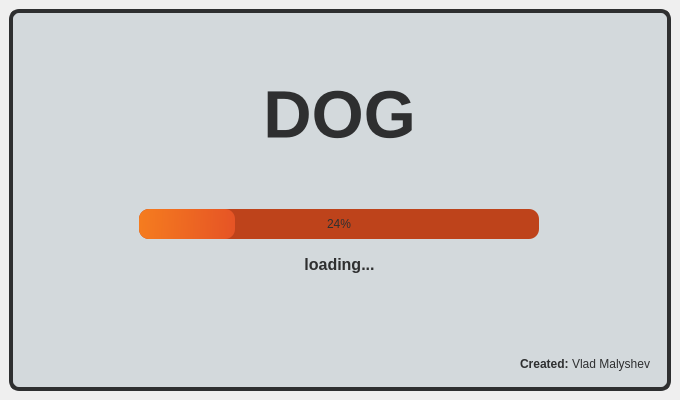
<?xml version="1.0" encoding="UTF-8"?>
<ui version="4.0">
 <class>splash_screen</class>
 <widget class="QMainWindow" name="splash_screen">
  <property name="geometry">
   <rect>
    <x>0</x>
    <y>0</y>
    <width>680</width>
    <height>400</height>
   </rect>
  </property>
  <property name="windowTitle">
   <string>MainWindow</string>
  </property>
  <widget class="QWidget" name="centralwidget">
   <layout class="QVBoxLayout" name="verticalLayout">
    <item>
     <widget class="QFrame" name="frame_drop_shadow">
      <property name="styleSheet">
       <string notr="true">QFrame#frame_drop_shadow {
	background-color: rgba(144, 164, 175, 0.3);;
	border-radius: 10px;
	border: 4px solid rgb(46, 47, 48);;
}</string>
      </property>
      <property name="frameShape">
       <enum>QFrame::StyledPanel</enum>
      </property>
      <property name="frameShadow">
       <enum>QFrame::Raised</enum>
      </property>
      <widget class="QLabel" name="label">
       <property name="geometry">
        <rect>
         <x>0</x>
         <y>70</y>
         <width>661</width>
         <height>71</height>
        </rect>
       </property>
       <property name="font">
        <font>
         <pointsize>50</pointsize>
         <bold>true</bold>
        </font>
       </property>
       <property name="styleSheet">
        <string notr="true">QLabel {
	color: rgb(46, 47, 48);
}</string>
       </property>
       <property name="text">
        <string>DOG</string>
       </property>
       <property name="alignment">
        <set>Qt::AlignCenter</set>
       </property>
      </widget>
      <widget class="QLabel" name="label_2">
       <property name="geometry">
        <rect>
         <x>0</x>
         <y>240</y>
         <width>661</width>
         <height>31</height>
        </rect>
       </property>
       <property name="font">
        <font>
         <pointsize>12</pointsize>
         <italic>false</italic>
         <bold>true</bold>
         <underline>false</underline>
        </font>
       </property>
       <property name="styleSheet">
        <string notr="true">QLabel {
	color: rgb(46, 47, 48);
}</string>
       </property>
       <property name="text">
        <string>loading...</string>
       </property>
       <property name="alignment">
        <set>Qt::AlignCenter</set>
       </property>
      </widget>
      <widget class="QProgressBar" name="progressBar">
       <property name="geometry">
        <rect>
         <x>130</x>
         <y>200</y>
         <width>400</width>
         <height>30</height>
        </rect>
       </property>
       <property name="styleSheet">
        <string notr="true">QProgressBar {
	background-color: rgb(190, 67, 27);
	color: rgb(46, 47, 48);
	border-style: none;
	border-radius: 10px;
	text-align: center;
}

QProgressBar::chunk {
	border-radius: 10px;
	background-color: qlineargradient(spread:pad, x1:0, y1:0.483, x2:1, y2:0.5, stop:0 rgba(245, 124, 31, 255), stop:1 rgba(230, 84, 37, 255));
}</string>
       </property>
       <property name="value">
        <number>24</number>
       </property>
      </widget>
      <widget class="QLabel" name="label_3">
       <property name="geometry">
        <rect>
         <x>20</x>
         <y>340</y>
         <width>621</width>
         <height>31</height>
        </rect>
       </property>
       <property name="font">
        <font>
         <pointsize>9</pointsize>
         <italic>false</italic>
         <bold>false</bold>
         <underline>false</underline>
        </font>
       </property>
       <property name="styleSheet">
        <string notr="true">QLabel {
	color: rgb(46, 47, 48);
}</string>
       </property>
       <property name="text">
        <string>&lt;html&gt;&lt;head/&gt;&lt;body&gt;&lt;p&gt;&lt;span style=&quot; font-weight:700;&quot;&gt;Created:&lt;/span&gt; Vlad Malyshev&lt;/p&gt;&lt;/body&gt;&lt;/html&gt;</string>
       </property>
       <property name="alignment">
        <set>Qt::AlignRight|Qt::AlignTrailing|Qt::AlignVCenter</set>
       </property>
       <property name="margin">
        <number>0</number>
       </property>
      </widget>
     </widget>
    </item>
   </layout>
  </widget>
 </widget>
 <resources/>
 <connections/>
</ui>
